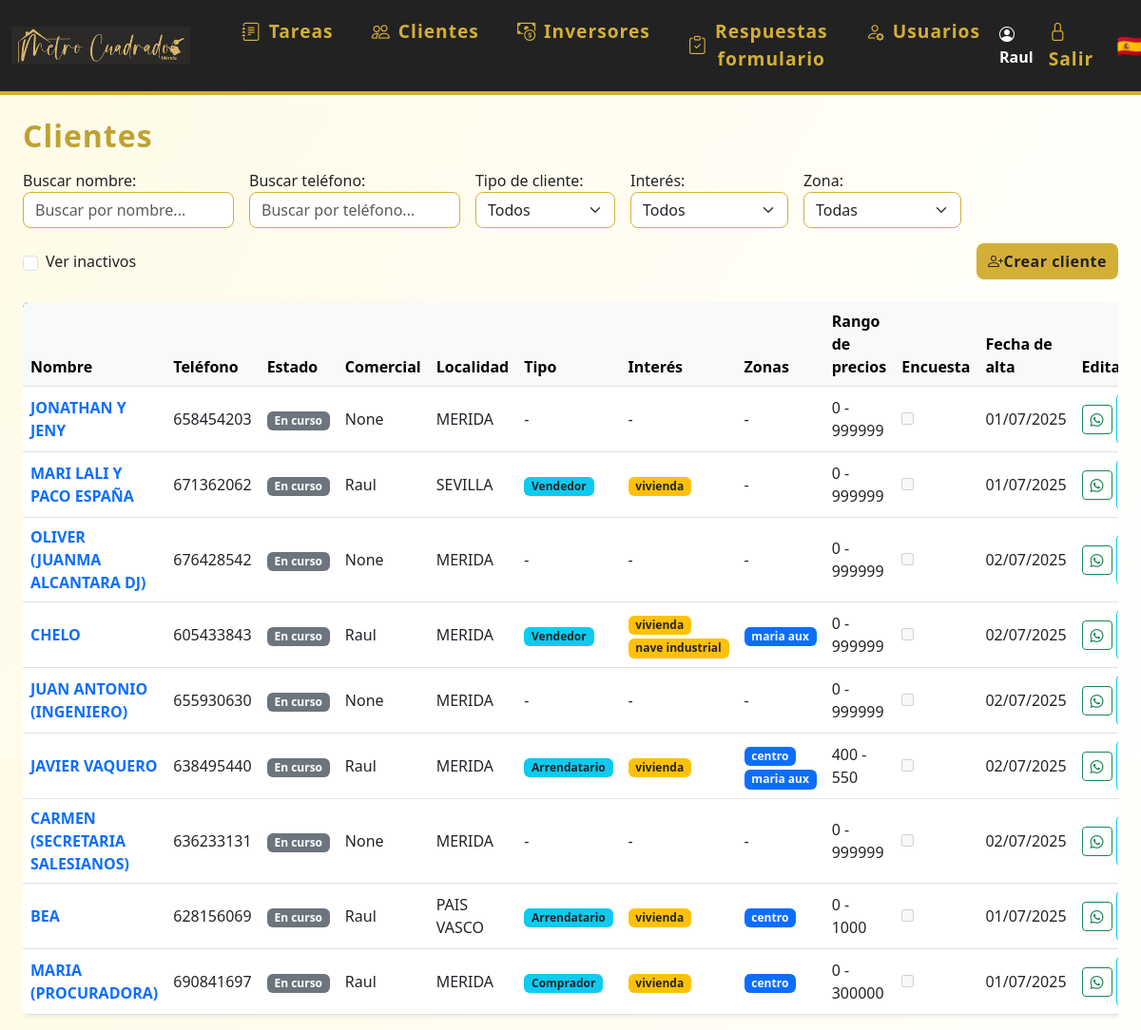
Screenshot of /clientes (signed in) with the database file from the repository.
### models.py (models this page shows)
class Usuario(UserMixin, db.Model):
    id = db.Column(db.Integer, primary_key=True)
    nombre = db.Column(db.String(80), unique=True, nullable=False)
    password = db.Column(db.String(200), nullable=False)
    es_admin = db.Column(db.Boolean, default=False)
    color = db.Column(db.String(7), nullable=True, default='#3788d8') # Color en formato hex, e.g., #RRGGBB
    email = db.Column(db.String(120), unique=True, nullable=True)
    telefono = db.Column(db.String(20), unique=True, nullable=True)
    activo = db.Column(db.Boolean, default=True)  # Nuevo campo para desactivar usuario
    eventos = db.relationship('Evento', backref='usuario', lazy=True)
    tareas = db.relationship('Tarea', back_populates='usuario')

class Cliente(db.Model):
    id = db.Column(db.Integer, primary_key=True)
    nombre = db.Column(db.String(120), nullable=False)
    email = db.Column(db.String(120), unique=True, nullable=True)
    telefono = db.Column(db.String(20), unique=True)
    estado = db.Column(db.String(20), nullable=False, default='en_curso') # en_curso, ha_comprado, cancelado
    localidad = db.Column(db.String(120), nullable=True)
    observaciones = db.Column(db.Text, nullable=True)
    tipo_cliente = db.Column(db.String(50), nullable=True)
    interes = db.Column(db.Text, nullable=True)
    zonas = db.Column(db.Text, nullable=True)
    precio_min = db.Column(db.Integer, nullable=True)
    precio_max = db.Column(db.Integer, nullable=True)
    encuesta_enviada = db.Column(db.Boolean, default=False)
    comercial_id = db.Column(db.Integer, db.ForeignKey('usuario.id'), nullable=True)
    fecha_creacion = db.Column(db.DateTime, default=datetime.utcnow)
    activo = db.Column(db.Boolean, default=True)  # Nuevo campo para desactivar cliente
    eventos = db.relationship('Evento', backref='cliente', lazy=True)
    tareas = db.relationship('Tarea', back_populates='cliente')
    visto_por = db.Column(db.Integer, db.ForeignKey('cliente.id'), nullable=True)

### app.py (the view)
@app.route('/clientes')
@login_required
def clientes():
    estado = request.args.get('estado')
    tipo_cliente = request.args.get('tipo_cliente')
    interes = request.args.get('interes')
    mostrar_inactivos = request.args.get('inactivos') == '1'
    query = Cliente.query
    if not mostrar_inactivos:
        query = query.filter_by(activo=True)
    if estado:
        query = query.filter_by(estado=estado)
    if tipo_cliente:
        query = query.filter_by(tipo_cliente=tipo_cliente)
    if interes:
        query = query.filter(Cliente.interes != None).filter(Cliente.interes.like(f"%{interes}%"))
    clientes = query.all()
    from datetime import datetime, time
    def fecha_hora_ultima_tarea(cliente):
        if cliente.tareas:
            return max((datetime.combine(t.fecha, t.hora or time.min) for t in cliente.tareas if t.fecha), default=None)
        return None
    clientes.sort(key=lambda c: fecha_hora_ultima_tarea(c) or datetime.min, reverse=True)
    usuarios_dict = {u.id: u.nombre for u in Usuario.query.all()}
    return render_template('clientes.html', clientes=clientes, usuarios_dict=usuarios_dict)

### app.py (called while the page is built)
@login_manager.user_loader
def load_user(user_id):
    return Usuario.query.get(int(user_id))

### templates/clientes.html (shortened to what this page needs)
{% extends 'base.html' %}
{% block content %}
<h2 class="mb-3">Clientes</h2>
<form method="get" class="mb-4" style="max-width:1300px;display:flex;gap:16px;align-items:end;flex-wrap:wrap;">
  <div style="display:flex;flex:1;gap:16px;align-items:end;flex-wrap:wrap;">
    <div style="flex:1;min-width:200px;">
        <label for="buscadorCliente">Buscar nombre:</label>
        <input type="text" id="buscadorCliente" placeholder="Buscar por nombre..." class="form-control" style="min-width:180px;">
    </div>
    <div style="flex:1;min-width:200px;">
        <label for="buscadorTelefono">Buscar teléfono:</label>
        <input type="text" id="buscadorTelefono" placeholder="Buscar por teléfono..." class="form-control" style="min-width:180px;">
    </div>
    <div>
        <label for="tipo_cliente">Tipo de cliente:</label>
        <select name="tipo_cliente" id="tipo_cliente" class="form-select" onchange="this.form.submit()">
            <option value="">Todos</option>
        </select>
    </div>
    <div>
        <label for="interes">Interés:</label>
        <select name="interes" id="interes" class="form-select" onchange="this.form.submit()">
            <option value="">Todos</option>
        </select>
    </div>
    <div>
        <label for="zona">Zona:</label>
        <select name="zona" id="zona" class="form-select" onchange="this.form.submit()">
            <option value="">Todas</option>
        </select>
    </div>
    <div style="align-self:end;min-width:120px;max-width:180px;display:flex;align-items:center;height:38px;white-space:nowrap;">
        <input class="form-check-input me-2" type="checkbox" value="1" id="mostrarInactivos" name="inactivos" onchange="this.form.submit()" {% if request.args.get('inactivos') == '1' %}checked{% endif %}>
        <label class="form-check-label" for="mostrarInactivos" style="margin-bottom:0;">Ver inactivos</label>
    </div>
  </div>
  <a href="/crear_cliente" class="btn btn-primary" style="height:38px;display:flex;align-items:center;align-self:end;margin-left:auto;"><i class="bi bi-person-plus"></i> Crear cliente</a>
</form>
<div class="table-responsive">
<table class="table table-hover align-middle shadow-sm bg-white rounded" style="min-width:1300px;">
    <thead class="table-light">
        <tr>
            <th>Nombre</th>
            <th>Teléfono</th>
            <th>Estado</th>
            <th>Comercial</th>
            <th>Localidad</th>
            <th>Tipo</th>
            <th>Interés</th>
            <th>Zonas</th>
            <th>Rango de precios</th>
            <th>Encuesta</th>
            <th>Fecha de alta</th>
            <th>Editar</th>
        </tr>
    </thead>
    <tbody>
    {% for cliente in clientes %}
        <tr>
            <td>
                <a href="/editar_cliente/{{ cliente.id }}" class="fw-bold text-decoration-none">{{ cliente.nombre }}</a>
            </td>
            <td>{{ cliente.telefono }}</td>
            <td>
                <span class="badge bg-secondary">
                  {% if cliente.estado == 'pendiente' %}Standby{% else %}{{ cliente.estado.replace('_', ' ').capitalize() }}{% endif %}
                </span>
            </td>
            <td>{{ cliente.comercial_id if not cliente.comercial_id else (usuarios_dict[cliente.comercial_id] if usuarios_dict and cliente.comercial_id in usuarios_dict else 'Sin asignar') }}</td>
            <td>{{ cliente.localidad or '-' }}</td>
            <td>
                {% if cliente.tipo_cliente %}
                  <span class="badge bg-info text-dark">{{ cliente.tipo_cliente.capitalize() }}</span>
                {% else %}-{% endif %}
            </td>
            <td>
                {% if cliente.interes %}
                  {% for interes in cliente.interes.split(',') %}
                    <span class="badge bg-warning text-dark">{{ interes }}</span>
                  {% endfor %}
                {% else %}-{% endif %}
            </td>
            <td>
                {% if cliente.zonas %}
                  {% for zona in cliente.zonas.split(',') %}
                    <span class="badge bg-primary text-light">{{ zona }}</span>
                  {% endfor %}
                {% else %}-{% endif %}
            </td>
            <td>
              {{ cliente.precio_min if cliente.precio_min is not none else 0 }} - {{ cliente.precio_max if cliente.precio_max is not none else 999999 }}
            </td>
            <td><input type="checkbox" disabled {% if cliente.encuesta_enviada %}checked{% endif %}></td>
            <td>{% if cliente.fecha_creacion %}{{ cliente.fecha_creacion.strftime('%d/%m/%Y') }}{% else %}-{% endif %}</td>
            <td>
              <div class="d-inline-flex align-items-center gap-1">
                {% if cliente.telefono %}
                  <a href="https://wa.me/{{ cliente.telefono|replace(' ', '') }}" title="Enviar WhatsApp" class="btn btn-outline-success btn-sm whatsapp-btn" data-telefono="{{ cliente.telefono|replace(' ', '') }}">
                    <i class="bi bi-whatsapp"></i>
                  </a>
                  {% if not cliente.encuesta_enviada %}
                    <a href="#" class="btn btn-outline-info btn-sm encuesta-btn" data-telefono="{{ cliente.telefono|replace(' ', '') }}" data-nombre="{{ cliente.nombre|urlencode }}" title="Enviar encuesta">
                    </a>
                  {% endif %}
                {% endif %}
              </div>
            </td>
        </tr>
    {% else %}
        <tr><td colspan="14"><em>No hay clientes registrados.</em></td></tr>
    {% endfor %}
    </tbody>
</table>
</div>
{% endblock %}

### templates/base.html (shortened to what this page needs)
<!DOCTYPE html>
<html lang="es">
<head>
    <link rel="stylesheet" href="https://cdn.jsdelivr.net/npm/bootstrap@5.3.0/dist/css/bootstrap.min.css">
    <link rel="stylesheet" href="{{ url_for('static', filename='estilos.css') }}">
    <link rel="stylesheet" href="https://cdn.jsdelivr.net/npm/bootstrap-icons@1.10.5/font/bootstrap-icons.css">
</head>
<body class="d-flex flex-column vh-100">
{% if request.path != '/login' %}
<nav class="navbar navbar-expand-lg mb-4">
  <div class="container-fluid">
    <a class="navbar-brand d-flex align-items-center" href="/">
      <img src="{{ url_for('static', filename='logoraul.png') }}" alt="Logo" style="height:70px;margin-right:18px;">
    </a>
    <div class="collapse navbar-collapse" id="navbarNav">
      <ul class="navbar-nav me-auto mb-2 mb-lg-0">
        <li class="nav-item mx-1">
          <a class="nav-link btn btn-outline-success rounded-pill px-3 d-flex align-items-center gap-2" href="/">
            <i class="bi bi-journal-text"></i> Tareas
          </a>
        </li>
        <li class="nav-item mx-1">
          <a class="nav-link btn btn-outline-primary rounded-pill px-3 d-flex align-items-center gap-2" href="/clientes">
            <i class="bi bi-people"></i> Clientes
          </a>
        </li>
        <li class="nav-item mx-1">
          <a class="nav-link btn btn-outline-danger rounded-pill px-3 d-flex align-items-center gap-2" href="/inversores">
            <i class="bi bi-cash-coin"></i> Inversores
          </a>
        </li>
        {% if current_user.is_authenticated %}
        <li class="nav-item mx-1">
          <a class="nav-link btn btn-outline-secondary rounded-pill px-3 d-flex align-items-center gap-2" href="/respuestas_formulario">
            <i class="bi bi-clipboard-check"></i> Respuestas formulario
          </a>
        </li>
        {% endif %}
        {% if current_user.is_authenticated and current_user.es_admin %}
        <li class="nav-item mx-1">
          <a class="nav-link btn btn-outline-dark rounded-pill px-3 d-flex align-items-center gap-2" href="/usuarios">
            <i class="bi bi-person-gear"></i> Usuarios
          </a>
        </li>
        {% endif %}
      </ul>
      <ul class="navbar-nav align-items-center">
        {% if current_user.is_authenticated %}
        <li class="nav-item me-2">
          <span class="navbar-text fw-bold text-white"><i class="bi bi-person-circle"></i> {{ current_user.nombre }}</span>
        </li>
        <li class="nav-item"><a class="nav-link" href="/logout" title="Salir"><span class="bi bi-lock"></span> Salir</a></li>
        {% else %}
        <li class="nav-item"><a class="nav-link" href="/login" title="Entrar"><span class="bi bi-lock"></span> Entrar</a></li>
        {% endif %}
        <li class="nav-item ms-3"><span class="fs-4">🇪🇸</span></li>
      </ul>
    </div>
  </div>
</nav>
{% endif %}
<div class="container-fluid flex-grow-1 d-flex flex-column px-4">
    {% block content %}{% endblock %}
</div>
</body>
</html>

### static/estilos.css (style rules this page uses)
body { background: linear-gradient(120deg, #fffbe6 0%, #fff 100%); font-family: 'Segoe UI', 'Arial', sans-serif; color: #222; }
.navbar { background: #222 !important; border-bottom: 4px solid #d4af37; }
.navbar-brand, .navbar-nav .nav-link { color: #d4af37 !important; font-weight: 600; font-size: 1.2rem; letter-spacing: 1px; }
.navbar-brand img { height: 40px; margin-right: 10px; }
.btn-primary, .btn-success { background: #d4af37; border: none; color: #222; font-weight: 600; border-radius: 8px; box-shadow: 0 1px 4px rgba(212,175,55,0.10), 0 0 0 0 #d4af37; letter-spacing: 0.5px; transition: background 0.2s, color 0.2s, box-shadow 0.2s; }
.table thead { background: #222; color: #d4af37; }
h2 { color: #bfa134; font-weight: 700; letter-spacing: 1px; margin-bottom: 1.2rem; }
.form-control, .form-select { border-radius: 8px; border: 1.5px solid #d4af37; box-shadow: none; transition: border 0.2s, box-shadow 0.2s; }
.table { border-radius: 12px; overflow: hidden; box-shadow: 0 1px 8px rgba(212,175,55,0.07); }

### rows the page displays
Usuario: nombre "Raul"
Cliente: nombre "JONATHAN Y JENY", telefono "658454203", estado.replace "En curso", comercial "None", localidad "MERIDA", precio_min "0", precio_max "999999", fecha_creacion "01/07/2025"
Cliente: nombre "MARI LALI Y PACO ESPAÑA", telefono "671362062", estado.replace "En curso", nombre "Raul", localidad "SEVILLA", tipo_cliente "Vendedor", interes "vivienda", precio_min "0", precio_max "999999", fecha_creacion "01/07/2025"
Cliente: nombre "OLIVER (JUANMA ALCANTARA DJ)", telefono "676428542", estado.replace "En curso", comercial "None", localidad "MERIDA", precio_min "0", precio_max "999999", fecha_creacion "02/07/2025"
Cliente: nombre "CHELO", telefono "605433843", estado.replace "En curso", nombre "Raul", localidad "MERIDA", tipo_cliente "Vendedor", interes "vivienda" "nave industrial", zonas "maria aux", precio_min "0", precio_max "999999", fecha_creacion "02/07/2025"
Cliente: nombre "JUAN ANTONIO (INGENIERO)", telefono "655930630", estado.replace "En curso", comercial "None", localidad "MERIDA", precio_min "0", precio_max "999999", fecha_creacion "02/07/2025"
Cliente: nombre "JAVIER VAQUERO", telefono "638495440", estado.replace "En curso", nombre "Raul", localidad "MERIDA", tipo_cliente "Arrendatario", interes "vivienda", zona "centro" "maria aux", precio_min "400", precio_max "550", fecha_creacion "02/07/2025"
Cliente: nombre "CARMEN (SECRETARIA SALESIANOS)", telefono "636233131", estado.replace "En curso", comercial "None", localidad "MERIDA", precio_min "0", precio_max "999999", fecha_creacion "02/07/2025"
Cliente: nombre "BEA", telefono "628156069", estado.replace "En curso", nombre "Raul", localidad "PAIS VASCO", tipo_cliente "Arrendatario", interes "vivienda", zonas "centro", precio_min "0", precio_max "1000", fecha_creacion "01/07/2025"
Cliente: nombre "MARIA (PROCURADORA)", telefono "690841697", estado.replace "En curso", nombre "Raul", localidad "MERIDA", tipo_cliente "Comprador", interes "vivienda", zonas "centro", precio_min "0", precio_max "300000", fecha_creacion "01/07/2025"
